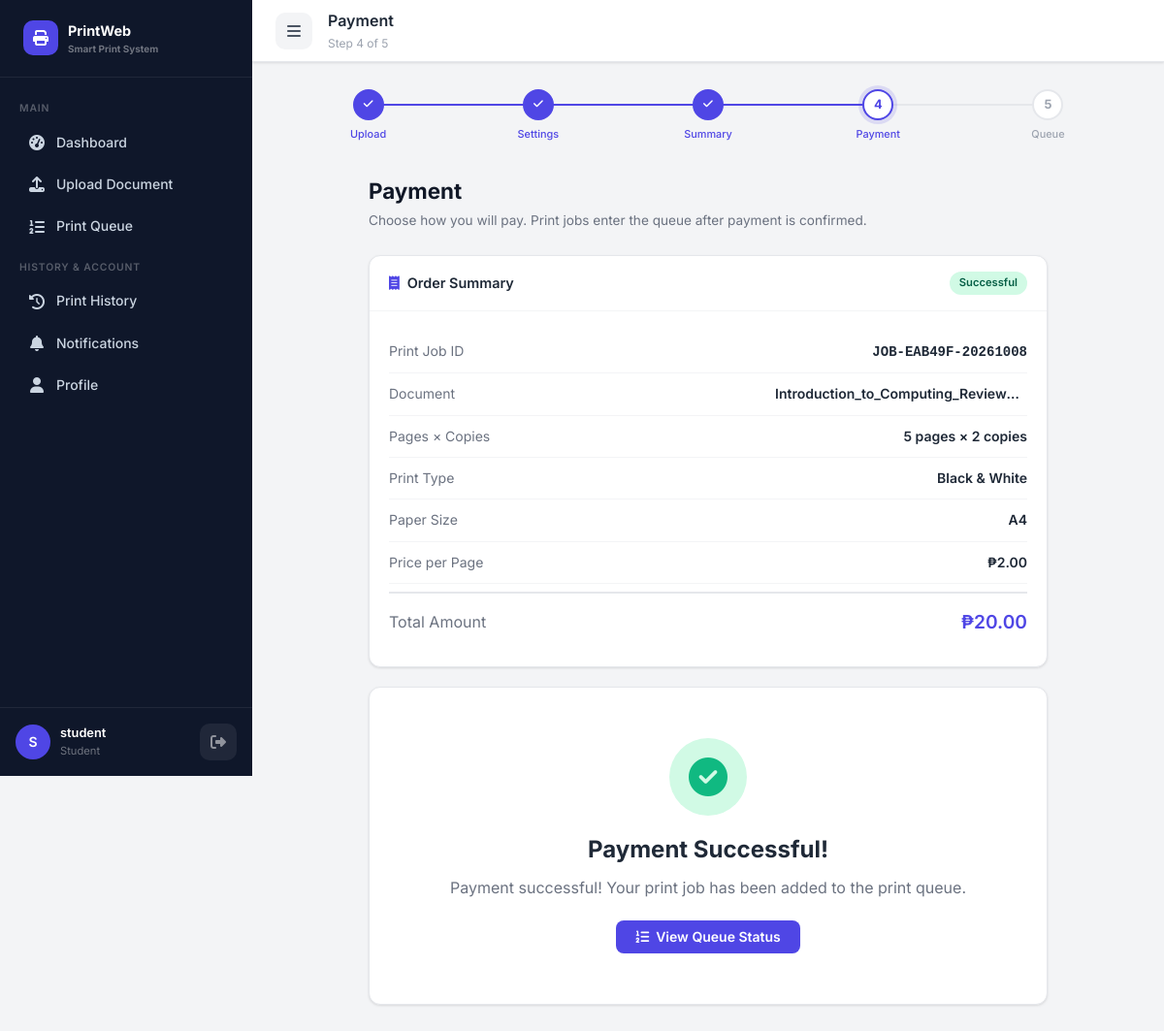
Page /user/payment.php?job=JOB-EAB49F-20261008 (signed in) on the committed database.
### tables this page shows
CREATE TABLE `print_jobs` (
  `id` int(11) NOT NULL,
  `job_id` varchar(20) NOT NULL,
  `user_id` int(11) NOT NULL,
  `file_name` varchar(255) NOT NULL,
  `original_file_name` varchar(255) NOT NULL,
  `file_path` varchar(500) NOT NULL,
  `file_size` bigint(20) NOT NULL DEFAULT 0,
  `total_pages` int(11) NOT NULL DEFAULT 1,
  `copies` int(11) NOT NULL DEFAULT 1,
  `print_type` enum('bw','color') NOT NULL DEFAULT 'bw',
  `paper_size` enum('A4','Letter','Legal') NOT NULL DEFAULT 'A4',
  `pages_to_print` varchar(255) NOT NULL DEFAULT 'all' COMMENT 'all or page range like 1-5,7,9',
  `selected_pages_count` int(11) NOT NULL DEFAULT 0,
  `price_per_page` decimal(10,2) NOT NULL DEFAULT 0.00,
  `total_cost` decimal(10,2) NOT NULL DEFAULT 0.00,
  `payment_status` enum('pending','processing','successful','failed','cancelled') NOT NULL DEFAULT 'pending',
  `print_status` enum('draft','awaiting_payment','queued','waiting','printing','completed','failed','cancelled') NOT NULL DEFAULT 'draft',
  `printer_id` int(11) DEFAULT NULL,
  `queue_number` int(11) DEFAULT NULL,
  `current_page` int(11) NOT NULL DEFAULT 0,
  `error_message` text DEFAULT NULL,
  `notes` text DEFAULT NULL,
  `submitted_at` datetime DEFAULT NULL,
  `payment_at` datetime DEFAULT NULL,
  `queued_at` datetime DEFAULT NULL,
  `printing_started_at` datetime DEFAULT NULL,
  `completed_at` datetime DEFAULT NULL,
  `created_at` datetime NOT NULL DEFAULT current_timestamp(),
  `updated_at` datetime NOT NULL DEFAULT current_timestamp() ON UPDATE current_timestamp()
);

### user/payment.php (the view, shortened to what this page needs)
<?php
require_once __DIR__ . '/../config/config.php';
require_once __DIR__ . '/../includes/functions.php';
$jobIdStr = $_GET['job'] ?? '';
$job = null;
if ($jobIdStr) {
    $job = getJobByJobId($jobIdStr);
}
$csrfToken = $_SESSION['csrf_token'];
include __DIR__ . '/../includes/header.php';
?>
<div class="app-wrapper">
<?php include __DIR__ . '/../includes/sidebar_user.php'; ?>
<div class="main-content">
    <div class="topbar">
        <button class="icon-btn" id="sidebarToggle"><i class="fas fa-bars"></i></button>
        <div class="topbar-title">Payment<small>Step 4 of 5</small></div>
    </div>
    <div class="page-content">
        <div class="steps-bar">
            <?php
            $steps = ['Upload','Settings','Summary','Payment','Queue'];
            foreach ($steps as $i => $s) {
                $cls = $i < 3 ? 'completed' : ($i === 3 ? 'active' : '');
                echo "<div class='step-item {$cls}'><div class='step-circle'>" . ($i < 3 ? '<i class="fas fa-check" style="font-size:.7rem"></i>' : ($i+1)) . "</div><div class='step-label'>{$s}</div></div>";
            }
            ?>
        </div>
        <div style="max-width:700px;margin:0 auto">
            <div class="page-header">
                <div>
                    <h1>Payment</h1>
                    <p>Choose how you will pay. Print jobs enter the queue after payment is confirmed.</p>
                </div>
            </div>
            <div class="card fade-in" style="margin-bottom:20px">
                <div class="card-header">
                    <div class="card-title"><i class="fas fa-receipt"></i> Order Summary</div>
                    <?= paymentStatusBadge($job['payment_status']) ?>
                </div>
                <div class="card-body">
                    <div class="summary-row"><span class="label">Print Job ID</span><span class="value"><code><?= h($job['job_id']) ?></code></span></div>
                    <div class="summary-row"><span class="label">Document</span><span class="value" style="max-width:260px;overflow:hidden;text-overflow:ellipsis"><?= h($job['original_file_name']) ?></span></div>
                    <div class="summary-row"><span class="label">Pages × Copies</span><span class="value"><?= $job['selected_pages_count'] ?> pages × <?= $job['copies'] ?> copies</span></div>
                    <div class="summary-row"><span class="label">Print Type</span><span class="value"><?= $job['print_type'] === 'color' ? 'Color' : 'Black & White' ?></span></div>
                    <div class="summary-row"><span class="label">Paper Size</span><span class="value"><?= h($job['paper_size']) ?></span></div>
                    <div class="summary-row"><span class="label">Price per Page</span><span class="value"><?= formatCurrency((float)$job['price_per_page']) ?></span></div>
                    <div class="summary-row total">
                        <span class="label">Total Amount</span>
                        <span class="value"><?= formatCurrency((float)$job['total_cost']) ?></span>
                    </div>
                </div>
            </div>
            <?php if ($job['payment_status'] === 'pending'): ?>
            <div class="card fade-in" style="margin-bottom:20px">
                <div class="card-header">
                    <div class="card-title"><i class="fas fa-credit-card"></i> Payment method</div>
                </div>
                <div class="card-body">
                    <form method="POST" id="paymentForm">
                        <input type="hidden" name="csrf_token" value="<?= h($csrfToken) ?>">
                        <label class="form-label" for="paymentMethod">Choose payment method</label>
                        <select class="form-select" id="paymentMethod" name="payment_method" style="margin-bottom:16px">
                            <option value="online">Online payment (simulated)</option>
                            <option value="cash">Cash only — pay at the print counter</option>
                        </select>
                        <p id="paymentMethodNotice" class="alert alert-warning" role="note" style="margin-bottom:18px">
                            <i class="fas fa-info-circle"></i>
                            <span><strong>Online is simulated:</strong> it records a demo payment. No real money is collected.</span>
                        </p>
                        <div style="background:linear-gradient(135deg,var(--primary),var(--primary-dark));color:#fff;border-radius:10px;padding:20px;margin-bottom:20px;text-align:center">
                            <div style="font-size:.8rem;opacity:.8;margin-bottom:4px">Amount Due</div>
                            <div style="font-size:2.2rem;font-weight:800"><?= formatCurrency((float)$job['total_cost']) ?></div>
                        </div>
                        <button type="submit" class="btn btn-success btn-lg" style="width:100%;justify-content:center" id="payBtn">
                            <i class="fas fa-check-circle"></i> Simulate Online Payment
                        </button>
                    </form>
                </div>
            </div>
            <?php else: ?>
            <div class="card fade-in">
                <div class="card-body">
                    <div class="payment-status-display">
                        <div class="payment-icon-big <?= $job['payment_status'] === 'successful' ? 'success' : ($job['payment_status'] === 'failed' ? 'failed' : 'pending') ?>">
                            <i class="fas <?= $job['payment_status'] === 'successful' ? 'fa-check-circle' : ($job['payment_status'] === 'processing' ? 'fa-clock' : 'fa-times-circle') ?>"></i>
                        </div>
                        <h2><?= $job['payment_status'] === 'successful' ? 'Payment Successful!' : ($job['payment_status'] === 'processing' ? 'Payment Processing' : 'Payment ' . ucfirst($job['payment_status'])) ?></h2>
                        <?php if ($job['payment_status'] === 'successful'): ?>
                            <p style="color:var(--gray-500);margin:8px 0 20px">Payment successful! Your print job has been added to the print queue.</p>
                            <a href="<?= BASE_URL ?>/user/queue.php?job=<?= h($job['job_id']) ?>" class="btn btn-primary">
                                <i class="fas fa-list-ol"></i> View Queue Status
                            </a>
                        <?php endif; ?>
                    </div>
                </div>
            </div>
            <?php endif; ?>
        </div>
    </div>
</div>
</div>
<?php include __DIR__ . '/../includes/footer.php'; ?>

### includes/functions.php (shortened to what this page needs)
<?php
require_once __DIR__ . '/../config/config.php';
function getSetting(string $key, string $default = ''): string {
    global $pdo;
    static $settingsCache = [];
    if (!isset($settingsCache[$key])) {
        $stmt = $pdo->prepare("SELECT setting_value FROM system_settings WHERE setting_key = ?");
        $stmt->execute([$key]);
        $row = $stmt->fetch();
        $settingsCache[$key] = $row ? $row['setting_value'] : $default;
    }
    return $settingsCache[$key];
}
function formatCurrency(float $amount): string {
    $symbol = getSetting('currency_symbol', '₱');
    return $symbol . number_format($amount, 2);
}
function getJobByJobId(string $jobId): ?array {
    global $pdo;
    $stmt = $pdo->prepare("SELECT pj.*, u.full_name, u.email, u.role, p.printer_name
                           FROM print_jobs pj
                           JOIN users u ON pj.user_id = u.id
                           LEFT JOIN printers p ON pj.printer_id = p.id
                           WHERE pj.job_id = ?");
    $stmt->execute([$jobId]);
    return $stmt->fetch() ?: null;
}
function h(string $str): string {
    return htmlspecialchars($str, ENT_QUOTES, 'UTF-8');
}
function paymentStatusBadge(string $status): string {
    $statuses = PAYMENT_STATUSES;
    $info = $statuses[$status] ?? ['label' => ucfirst($status), 'class' => 'badge-secondary'];
    return '<span class="badge ' . $info['class'] . '">' . $info['label'] . '</span>';
}

### rows in the picture
print_jobs: payment_status "Successful", job "JOB-EAB49F-20261008", original_file_name "Introduction_to_Computing_Review…", selected_pages_count "5", copies "2", paper_size "A4", total_cost "₱20.00"

### other values in the picture
$label "Dashboard Upload Document Print Queue Print History Notifications Profile"
substr($_SESSION['user_name'] ?? 'U', 0, 1) "S"
$_SESSION['user_name'] "student"
ROLES[$_SESSION['user_role'] ?? 'student'] "Student"
$s "Upload"
$s "Settings"
$s "Summary"
$s "Payment"
$s "Queue"
formatCurrency((float)$job['price_per_page']) "₱2.00"
